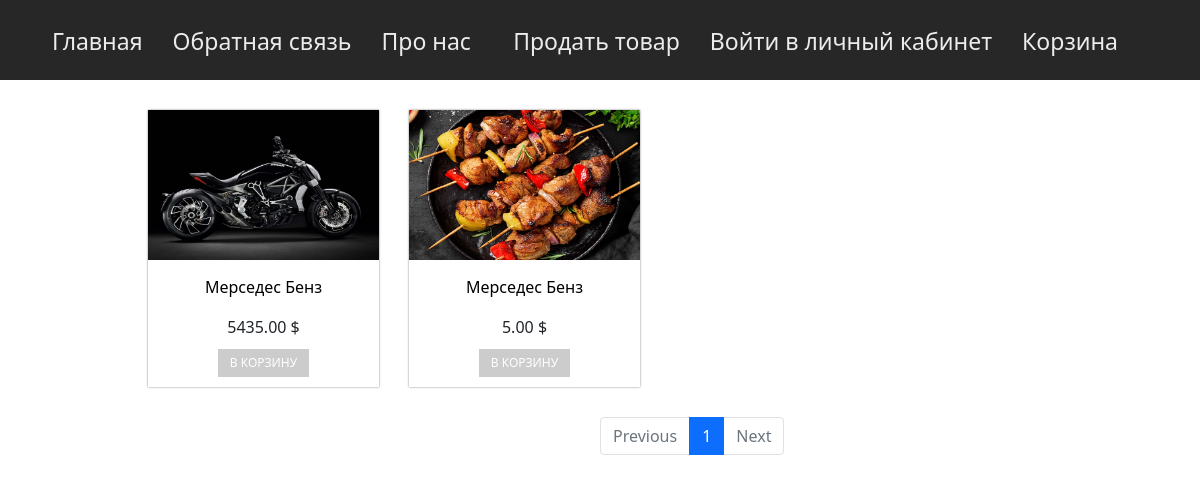
The page / on the database its author committed.
### main/models.py (models this page shows, shortened)
class Product(models.Model):
    title = models.CharField(verbose_name='Заголовок', max_length=50)
    cat = models.ForeignKey(Category, verbose_name='Вид продукта', on_delete=models.PROTECT)
    content = models.TextField(verbose_name='Описание продукта', max_length=255)
    img = ResizedImageField(size=[MIN_RESOLUTION[1], MIN_RESOLUTION[0]], quality=95, crop=['middle', 'center'], upload_to='photos', verbose_name='Фото', validators=[valid_size])
    price = models.DecimalField(verbose_name='Цена', max_digits=10, decimal_places=2, default=0,
                                validators=[MinValueValidator(Decimal('0'))], help_text='Введите цену в долларах')
    slug = AutoSlugField(null=True, default=None, always_update=True, unique=True, db_index=True, verbose_name='URL',
                         populate_from='title')
    created_by = models.ForeignKey(user, on_delete=models.CASCADE, null=True)
    create_time = models.DateTimeField(verbose_name='Время создания', auto_now_add=True)
    update_time = models.DateTimeField(verbose_name='Время последнего изменения', auto_now=True)
    def get_absolute_url(self):
        return reverse('product', kwargs={'product_slug': self.slug})
    class Meta:
        verbose_name = 'Товар'
        verbose_name_plural = 'Товары'
        ordering = ['create_time']

### main/views.py (the view)
# urls.py: path('', HomeView.as_view(), name='home'),
class HomeView(ListBarMixin, ListView):
    paginate_by = 4
    template_name = 'main/index.html'
    context_object_name = 'products'
    model = Product

### main/mixins.py (called while the page is built)
    def get_context_data(self,  **kwargs):
        context = super().get_context_data(**kwargs)
        context['bar_left'] = bar_left
        return context

### main/templates/main/index.html (shortened to what this page needs)
{% extends 'main/base.html' %}
{% load static %}
{% block content %}
<div class="card-item">
    <div class="row">
        {% for product in products %}
        <div class="col-md-3">
            <div class="card-item-img">
                <a href="{{ product.get_absolute_url }}">
                    <img src="{{ product.img.url }}" style="padding-right:0px; display:block; width: 100%; height: 150px;" alt="">
                </a>
            </div>
            <div class="card-item-title">
                <a class="item-title" href="{{ product.get_absolute_url }}"><p>{{ product.title }}</p></a>
            </div>
            <div class="card-item-price">
                {{ product.price }} $
            </div>
            {% if request.user == product.created_by %}
                <a href="" class="add-item-to-cart">В корзину</a>
            {% else %}
                <a href="{% url 'add_cart' slug=product.slug id=product.id %}" class="add-item-to-cart">В корзину</a>
            {% endif %}
        </div>
        {% endfor %}
    </div>
</div>
<div class="pagination">
<nav aria-label="...">
    <ul class="pagination">
      {% if page_obj.has_previous %}
        <li class="page-item">
          <a href="?page={{ page_obj.previous_page_number }}" class="page-link">Previous</a>
        </li>
        <li>
          <a class="page-link" href="?page={{ page_obj.previous_page_number }}">
            {{ page_obj.previous_page_number }}
          </a>
        </li>
      {% else %}
        <li class="page-item disabled">
          <span class="page-link">Previous</span>
        </li>
      {% endif %}
      <li class="page-item active">
        <span class="page-link">{{ page_obj.number }}</span>
      </li>
      {% if page_obj.has_next %}
        <li class="page-item">
          <a class="page-link" href="?page={{ page_obj.next_page_number }}">
            {{ page_obj.next_page_number }}
          </a>
        </li>
        <li class="page-item ">
          <a class="page-link" href="?page={{ page_obj.next_page_number }}">Next</a>
        </li>
      {% else %}
        <li class="page-item disabled">
          <span class="page-link">Next</span>
        </li>
      {% endif %}
    </ul>
  </nav>
</div>
{% endblock content %}

### main/templates/main/base.html (shortened to what this page needs)
<!doctype html>
{% load static %}
<html lang="en">
  <head>
    <link href="https://cdn.jsdelivr.net/npm/bootstrap@5.0.2/dist/css/bootstrap.min.css" rel="stylesheet">
      <link rel="stylesheet" href="{% static 'main/css/style.css' %}">
      <link rel="stylesheet" href="https://use.fontawesome.com/releases/v5.8.2/css/all.css">
  </head>
  <body>
  <div class="header">
        <div class="container">
           <nav class="nav-head">
               {% for elem in bar_left %}
                   <a class="item" href="{% url elem.url_name %}">{{ elem.title }}</a>
               {% endfor %}
           </nav>
            <div class="nav-head-bar">
                <a class="item" href="{% url 'cart' %}">Корзина</a>
                {% if user.is_authenticated %}
                    <a class="item" href="{% url 'cabinet' %}">Личный кабинет</a>
                {% else %}
                    <a class="item" href="{% url 'login' %}">Войти в личный кабинет</a>
                {% endif %}
                <a class="item" href="{% url 'add_product' %}">Продать товар</a>
            </div>
        </div>
    </div>
{% block content %}
{% endblock content %}
</body>
</html>

### main/static/main/css/style.css (style rules this page uses)
.row>* { max-width: 100%; padding-right: 0px; padding-left: 0px;; }
.header { padding: 40px; background: #272727; }
.nav-head, .nav-head-bar { line-height: 0.2em; }
.nav-head .item { float: left; font-size: 23px; margin: 0px 30px 0px 0px; text-decoration: none; color: #ECECEC; }
.nav-head-bar .item { float: right; font-size: 23px; margin: 0px 30px 0px 0px; text-decoration: none; color: #ECECEC; }
.card-item { text-align: center; width: 900px; margin: auto; }
.col-md-3 { box-shadow: 0 0 2px rgba(0,0,0,0.5); margin: 30px 20px 0px 10px; }
.card-item-title { margin-top: 15px; text-align: center; }
.card-item-price { margin-top: 10px; text-align: center; }
.add-item-to-cart { margin: 10px; text-decoration: none; display: inline-block; padding: 0 12px; background: #cccccc; color: white; text-transform: uppercase; font-size: 12px; line-height: 28px; transition: .3s ease-in; }
.item-title { text-decoration: none; transition: .3s ease-in; color: black; }
.create-form, { height: 670px; margin: 50px auto; width: 600px; background: #222629; border-radius: 10px; }
.item-title, .item-price, .item-content { margin-top: 15px; }
.pagination { margin-top: 15px; margin-left: 300px; }

### rows shown on the page
Product: img (picture), title "Мерседес Бенз", price "5435.00", shows "В КОРЗИНУ"
Product: img (picture), title "Мерседес Бенз", price "5.00", shows "В КОРЗИНУ"

### other values the page prints
{{ elem.title }} "Главная" "Обратная связь" "Про нас"
{{ page_obj.number }} "1"
